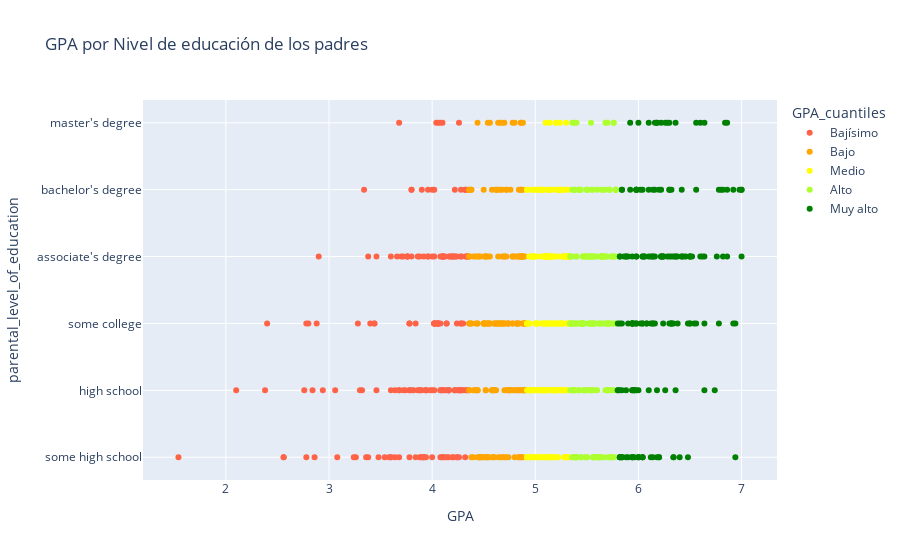

The notebook cell saved with this chart:
### Code cell
# Código de gráfico del amigo ChatGPT
fig = px.scatter(
    df_grades.sort_values(by="GPA"),
    x="GPA",
    y="parental_level_of_education",
    hover_data=["gender"],
    color="GPA_cuantiles",
    title="GPA por Nivel de educación de los padres",
    color_discrete_sequence=["tomato", "orange", "yellow", "greenyellow", "green"]
)

fig

### Figure 1 — Plotly figure (JSON) as saved in the notebook; plotly's stock layout.template omitted (floating-point values rounded to 4 significant figures; data arrays with more than 128 entries replaced by an {"elided": "..."} marker saying what was removed)
{"data": [{"customdata": {"elided": "176x1 str values"}, "hovertemplate": "GPA_cuantiles=Bajísimo<br>GPA=%{x}<br>parental_level_of_education=%{y}<br>gender=%{customdata[0]}<extra></extra>", "legendgroup": "Bajísimo", "marker": {"color": "tomato", "symbol": "circle"}, "mode": "markers", "name": "Bajísimo", "orientation": "h", "showlegend": true, "type": "scatter", "x": {"elided": "176 float values"}, "xaxis": "x", "y": {"elided": "176 str values"}, "yaxis": "y"}, {"customdata": {"elided": "177x1 str values"}, "hovertemplate": "GPA_cuantiles=Bajo<br>GPA=%{x}<br>parental_level_of_education=%{y}<br>gender=%{customdata[0]}<extra></extra>", "legendgroup": "Bajo", "marker": {"color": "orange", "symbol": "circle"}, "mode": "markers", "name": "Bajo", "orientation": "h", "showlegend": true, "type": "scatter", "x": {"elided": "177 float values"}, "xaxis": "x", "y": {"elided": "177 str values"}, "yaxis": "y"}, {"customdata": {"elided": "178x1 str values"}, "hovertemplate": "GPA_cuantiles=Medio<br>GPA=%{x}<br>parental_level_of_education=%{y}<br>gender=%{customdata[0]}<extra></extra>", "legendgroup": "Medio", "marker": {"color": "yellow", "symbol": "circle"}, "mode": "markers", "name": "Medio", "orientation": "h", "showlegend": true, "type": "scatter", "x": {"elided": "178 float values"}, "xaxis": "x", "y": {"elided": "178 str values"}, "yaxis": "y"}, {"customdata": {"elided": "172x1 str values"}, "hovertemplate": "GPA_cuantiles=Alto<br>GPA=%{x}<br>parental_level_of_education=%{y}<br>gender=%{customdata[0]}<extra></extra>", "legendgroup": "Alto", "marker": {"color": "greenyellow", "symbol": "circle"}, "mode": "markers", "name": "Alto", "orientation": "h", "showlegend": true, "type": "scatter", "x": {"elided": "172 float values"}, "xaxis": "x", "y": {"elided": "172 str values"}, "yaxis": "y"}, {"customdata": {"elided": "172x1 str values"}, "hovertemplate": "GPA_cuantiles=Muy alto<br>GPA=%{x}<br>parental_level_of_education=%{y}<br>gender=%{customdata[0]}<extra></extra>", "legendgroup": "Muy alto", "marker": {"color": "green", "symbol": "circle"}, "mode": "markers", "name": "Muy alto", "orientation": "h", "showlegend": true, "type": "scatter", "x": {"elided": "172 float values"}, "xaxis": "x", "y": {"elided": "172 str values"}, "yaxis": "y"}], "layout": {"legend": {"title": {"text": "GPA_cuantiles"}, "tracegroupgap": 0}, "title": {"text": "GPA por Nivel de educación de los padres"}, "xaxis": {"anchor": "y", "domain": [0, 1], "title": {"text": "GPA"}}, "yaxis": {"anchor": "x", "domain": [0, 1], "title": {"text": "parental_level_of_education"}}}}
